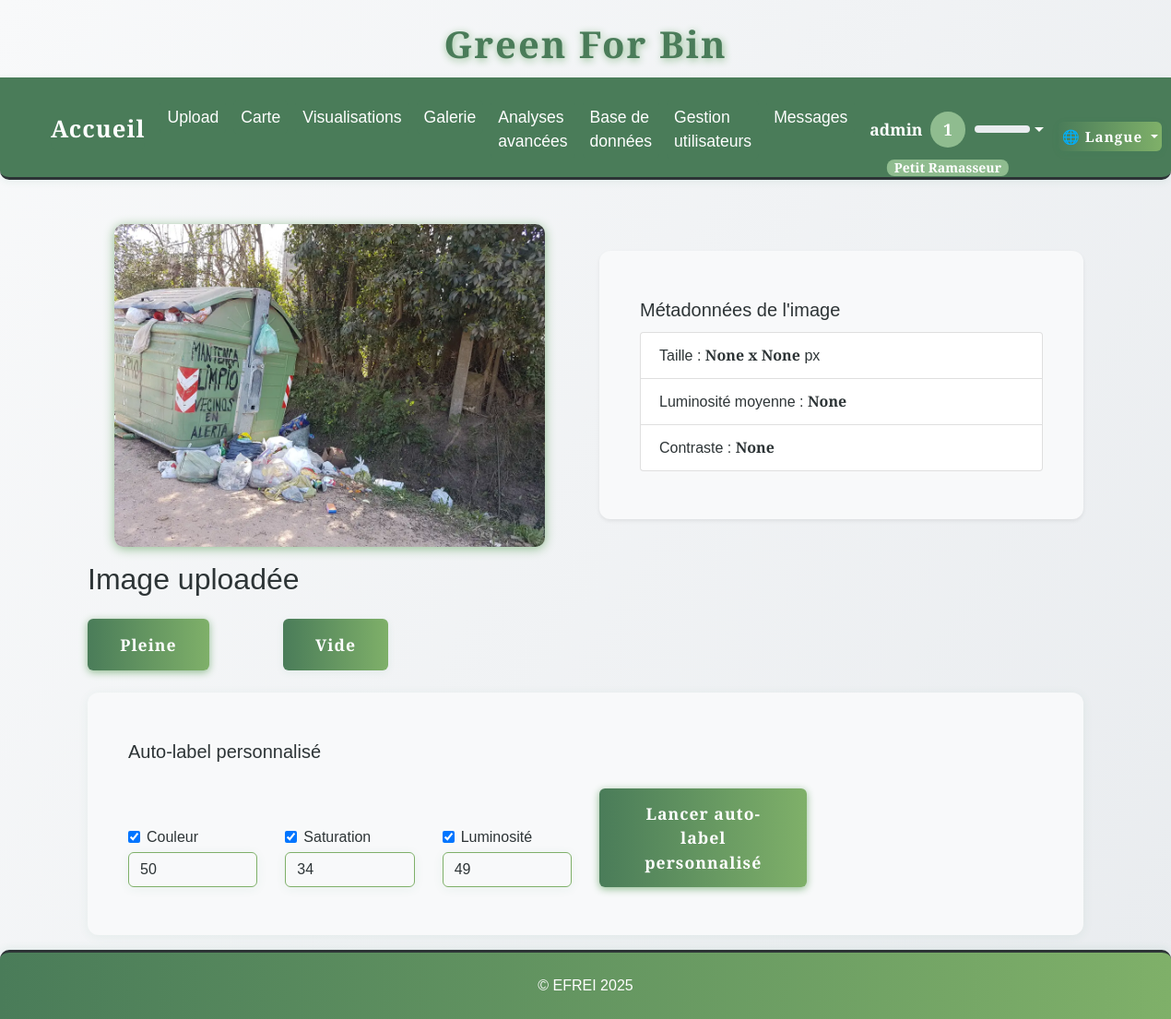
The page /annotate/2632.full.jpeg (signed in) on the database as committed earlier.
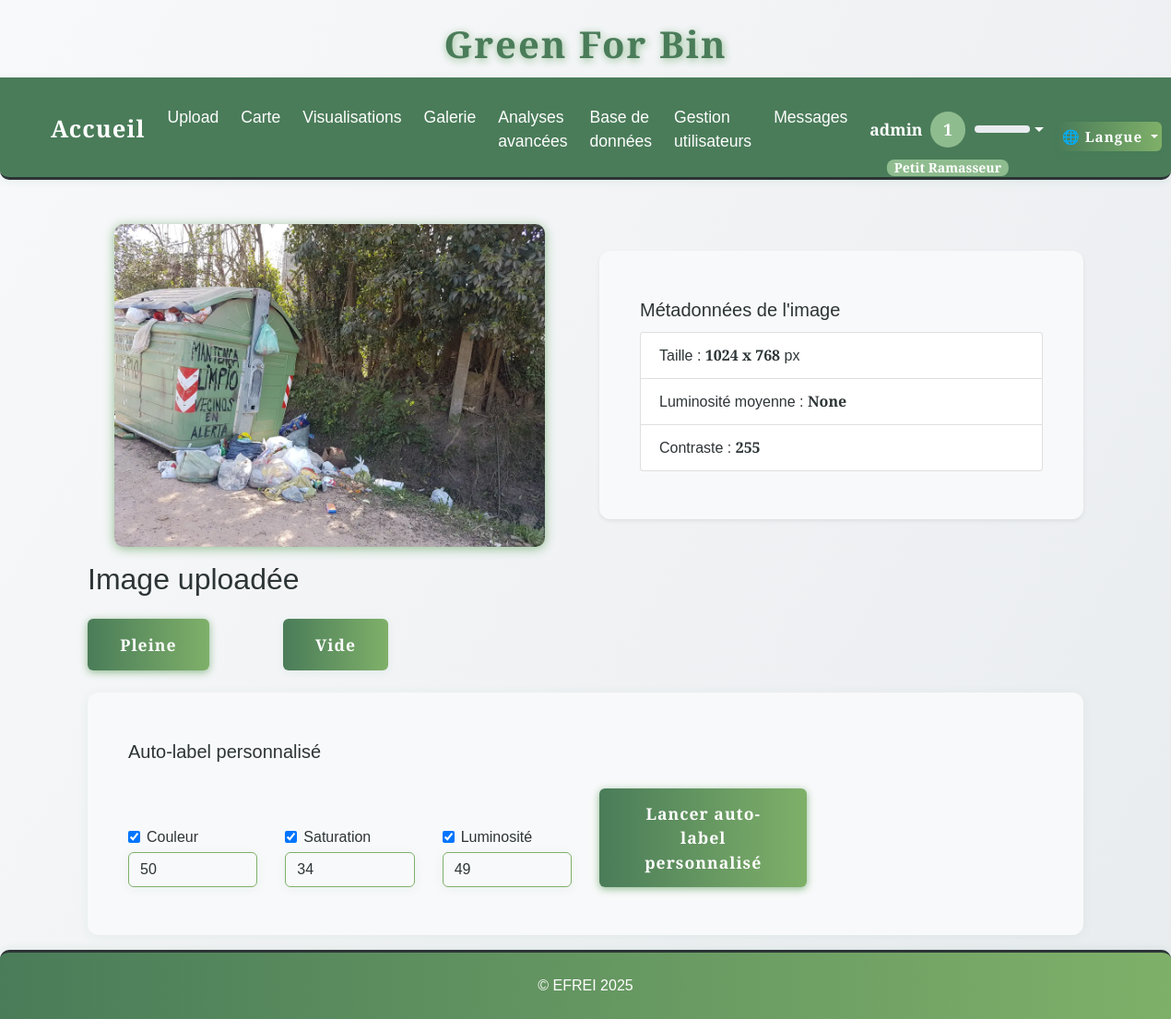
The same page on the database as committed later.
### tables this page shows
CREATE TABLE images (
                id INTEGER PRIMARY KEY AUTOINCREMENT,
                filename TEXT,
                upload_date TEXT,
                annotation TEXT,
                width INTEGER,
                height INTEGER,
                file_size INTEGER,
                avg_color TEXT,
                hist_rgb TEXT,
                hist_lum TEXT,
                contrast INTEGER,
                contour_count INTEGER,
                localisation TEXT
            , std_h REAL, std_s REAL, std_v REAL);

### app.py (the view, shortened to what this page needs)
@app.route('/annotate/<filename>', methods=['GET', 'POST'])
@login_required
def annotate(filename):
    auto_label = request.args.get('auto_label')
    custom_auto_label_result = None
    with sqlite3.connect(DB_PATH) as conn:
        c = conn.cursor()
        c.execute('''
            SELECT width, height, contrast
            FROM images
            WHERE filename = ?
        ''', (filename,))
        row = c.fetchone()
        if row:
            width, height, contrast = row
        else:
            width, height, contrast = None, None, None
    image_path = os.path.join(app.config['UPLOAD_FOLDER'], filename)
    luminosity = None
    try:
        img = Image.open(image_path).convert('L')
        np_img = np.array(img)
        luminosity = round(float(np.mean(np_img)), 2)
    except Exception as e:
        print(f"[ANNOTATE] Erreur calcul luminosité : {e}")
    metadata = {
        'width': width,
        'height': height,
        'contrast': contrast,
        'luminosity': luminosity
    }
    return render_template('annotate.html', filename=filename, auto_label=auto_label, metadata=metadata, custom_auto_label_result=custom_auto_label_result)

### app.py (called while the page is built)
def get_locale():
    return session.get('lang', request.accept_languages.best_match(['en', 'fr']))

@app.context_processor
def inject_locale():
    return dict(get_locale=get_locale)

@app.context_processor
def inject_user_level():
    def user_level():
        if 'user_id' in session:
            try:
                with sqlite3.connect(DB_PATH) as conn:
                    c = conn.cursor()
                    c.execute("SELECT xp FROM users WHERE id = ?", (session['user_id'],))
                    row = c.fetchone()
                    xp = row[0] if row and row[0] is not None else 0
                return get_user_level(xp)
            except Exception as e:
                print(f"[USER LEVEL] {e}")
        return get_user_level(0)
    return dict(user_level=user_level)

def login_required(f):
    @wraps(f)
    def decorated_function(*args, **kwargs):
        if 'user_id' not in session:
            flash('Vous devez être connecté pour accéder à cette page.', 'error')
            return redirect(url_for('login'))
        return f(*args, **kwargs)
    return decorated_function

### templates/annotate.html (shortened to what this page needs)
<!DOCTYPE html>
{% extends "base.html" %}
{% block content %}
<div class="container mt-4">
    <div class="row align-items-center">
        <div class="col-md-6 text-center">
            <img src="{{ url_for('static', filename='uploads/' ~ filename.rsplit('.', 1)[0] ~ '.webp') }}" alt="{{ _('Image à annoter') }}" class="img-fluid mb-3" style="max-height:350px;" loading="lazy">
        </div>
        <div class="col-md-6">
            <div class="card bg-creme shadow-sm mb-3">
                <div class="card-body">
                    <h5 class="card-title">{{ _("Métadonnées de l'image") }}</h5>
                    <ul class="list-group">
                        <li class="list-group-item">{{ _('Taille') }} : <b>{{ metadata.width }} x {{ metadata.height }}</b> px</li>
                        <li class="list-group-item">{{ _('Luminosité moyenne') }} : <b>{{ metadata.luminosity }}</b></li>
                        <li class="list-group-item">{{ _('Contraste') }} : <b>{{ metadata.contrast }}</b></li>
                    </ul>
                </div>
            </div>
        </div>
    </div>
    <h2>{{ _('Image uploadée') }}</h2>
    <form method="POST" class="d-flex gap-3 mb-4">
        <button type="submit" name="annotation" value="pleine" class="btn btn-success btn-lg" style="margin-right:2.5rem;">{{ _('Pleine') }}</button>
        <button type="submit" name="annotation" value="vide" class="btn btn-outline-success btn-lg" style="margin-left:2.5rem;">{{ _('Vide') }}</button>
    </form>
    <div class="card mb-3">
        <div class="card-body">
            <h5 class="card-title">{{ _('Auto-label personnalisé') }}</h5>
            <form method="POST" class="row g-3 align-items-end">
                <div class="col-md-2">
                    <div class="form-check">
                        <input class="form-check-input" type="checkbox" name="use_std_h" id="use_std_h" checked>
                        <label class="form-check-label" for="use_std_h">Couleur</label>
                    </div>
                    <input type="number" step="any" class="form-control mt-1" name="seuil_h" id="seuil_h" placeholder="Seuil H (ex: 50)" value="50">
                </div>
                <div class="col-md-2">
                    <div class="form-check">
                        <input class="form-check-input" type="checkbox" name="use_std_s" id="use_std_s" checked>
                        <label class="form-check-label" for="use_std_s">Saturation</label>
                    </div>
                    <input type="number" step="any" class="form-control mt-1" name="seuil_s" id="seuil_s" placeholder="Seuil S (ex: 34)" value="34">
                </div>
                <div class="col-md-2">
                    <div class="form-check">
                        <input class="form-check-input" type="checkbox" name="use_std_v" id="use_std_v" checked>
                        <label class="form-check-label" for="use_std_v">Luminosité</label>
                    </div>
                    <input type="number" step="any" class="form-control mt-1" name="seuil_v" id="seuil_v" placeholder="Seuil V (ex: 49)" value="49">
                </div>
                <div class="col-md-3">
                    <button type="submit" name="custom_auto_label" value="1" class="btn btn-primary">{{ _('Lancer auto-label personnalisé') }}</button>
                </div>
            </form>
        </div>
    </div>
</div>
{% endblock %}

### templates/base.html (shortened to what this page needs)
<!DOCTYPE html>
<html lang="{{ get_locale() }}">
<head>
    <link href="https://cdn.jsdelivr.net/npm/bootstrap@4.6.2/dist/css/bootstrap.min.css" rel="stylesheet">
    <link href="{{ url_for('static', filename='css/style.css') }}" rel="stylesheet">
    <link href="{{ url_for('static', filename='css/greenforbin.css') }}" rel="stylesheet">
</head>
<body>
    <header>
        <h1>{{ _('Green For Bin') }}</h1>
        <nav class="navbar navbar-expand-lg navbar-dark bg-dark">
            <div class="container-fluid">
                <a class="navbar-brand" href="{{ url_for('about') }}">{{ _('Accueil') }}</a>
                <div class="collapse navbar-collapse" id="navbarNav">
                    <ul class="navbar-nav">
                        <li class="nav-item">
                            <a class="nav-link" href="{{ url_for('upload') }}">{{ _('Upload') }}</a>
                        </li>
                        <li class="nav-item">
                            <a class="nav-link" href="{{ url_for('map_view') }}">{{ _('Carte') }}</a>
                        </li>
                        <li class="nav-item">
                            <a class="nav-link" href="{{ url_for('stats') }}">{{ _('Visualisations') }}</a>
                        </li>
                        <li class="nav-item">
                            <a class="nav-link" href="{{ url_for('gallery') }}">{{ _('Galerie') }}</a>
                        </li>
                        <li class="nav-item">
                            <a class="nav-link" href="{{ url_for('analyses_avancees') }}">{{ _('Analyses avancées') }}</a>
                        </li>
                        {% if session.get('role') == 'admin' %}
                            <li class="nav-item">
                                <a class="nav-link" href="{{ url_for('afficher_bdd') }}">{{ _('Base de données') }}</a>
                            </li>
                            <li class="nav-item">
                                <a class="nav-link" href="{{ url_for('admin_users') }}">{{ _('Gestion utilisateurs') }}</a>
                            </li>
                            <li class="nav-item">
                                <a class="nav-link" href="{{ url_for('admin_messages') }}">{{ _('Messages') }}</a>
                            </li>
                        {% endif %}
                    </ul>
                    <ul class="navbar-nav ml-auto" style="margin-left:auto;">
                    <div class="d-flex align-items-center ml-auto" style="margin-left:auto;">
                        {% if session.get('user_id') %}
                            <li class="nav-item dropdown">
                                <a class="nav-link dropdown-toggle d-flex align-items-center" href="#" id="userDropdown" role="button" data-toggle="dropdown" aria-haspopup="true" aria-expanded="false" style="font-weight:bold; color: var(--cream) !important;">
                                    {{ session.get('username') }}
                                    {% set lvl = user_level() %}
                                    <span class="badge badge-pill ml-2" style="background: #8fbc8f; color: #fff; font-size: 1em; min-width:2.2em; height:2.2em; display:flex; align-items:center; justify-content:center; border-radius:50%; position:relative;">
                                        {{ lvl.level }}
                                        <span style="position:absolute; bottom:-2.2em; left:50%; transform:translateX(-50%); font-size:0.8em; color:#fff; white-space:nowrap; background:#8fbc8f; border-radius:8px; padding:2px 8px;">{{ _(lvl.title) }}</span>
                                    </span>
                                    <div style="width:60px; height:8px; background:#e9ecef; border-radius:4px; margin-left:10px; overflow:hidden; position:relative;">
                                    </div>
                                </a>
                            </li>
                        {% endif %}
                    </ul>
                        <form class="form-inline" method="get" action="#" id="langDropdownForm" style="margin:0; padding:0;">
                            <div class="dropdown lang-switch" style="font-size:0.95rem;">
                                <button class="btn btn-outline-light dropdown-toggle p-1" type="button" id="langDropdown" data-toggle="dropdown" aria-haspopup="true" aria-expanded="false" style="font-size:0.95rem; min-width:90px; height:32px; line-height:1.1; padding:2px 10px;">
                                    {% if get_locale() == 'fr' %}🇫🇷 Français{% elif get_locale() == 'en' %}🇬🇧 English{% else %}🌐 Langue{% endif %}
                                </button>
                            </div>
                        </form>
                    </div>
                </div>
        </nav>
    </header>
    <div class="container mt-4">
        {% block content %}{% endblock %}
    </div>
    <footer class="footer-efrei mt-auto py-3">
        <div class="container text-center">
            <span>&copy; EFREI 2025</span>
        </div>
    </footer>
</body>
</html>

### static/css/style.css (style rules this page uses)
:root { --primary-green: #4a7c59; --light-green: #7fb069; --sage-green: #8fbc8f; --cream: #fefefe; --warm-white: #f8f9fa; --soft-gray: #e9ecef; --charcoal: #2d3436; --text-primary: #2d3436; --text-secondary: #636e72; --radius: 2.5rem; --shadow: 0 4px 24px rgba(44, 124, 89, 0.10); --transition: all 0.3s cubic-bezier(.4,0,.2,1); --green-dark: var(--primary-green); --green: var(--light-green); --green-light: var(--sage-green); --beige: var(--cream); --white: var(--cream); --black: var(--charcoal); }
html, body { height: 100%; margin: 0; padding: 0; }
body { display: flex; flex-direction: column; min-height: 100vh; }
.container.mt-4 { flex: 1 0 auto; }
.navbar { background: linear-gradient(90deg, var(--primary-green) 0%, var(--light-green) 100%); border-radius: 0 0 var(--radius) var(--radius); box-shadow: var(--shadow); padding: 1.5rem 2.5rem 1.2rem 2.5rem; display: flex; justify-content: center; align-items: center; gap: 2rem; position: sticky; top: 0; z-index: 1000; }
.nav-link { color: var(--cream); font-family: 'Inter', 'Franklin Gothic Medium', 'Arial Narrow', Arial, sans-serif, sans-serif; font-size: 1.1rem; font-weight: 500; padding: 0.5rem 1.2rem; border-radius: 2rem; transition: var(--transition); position: relative; }
.btn { background: var(--primary-green); color: var(--cream); border: none; border-radius: 2rem; font-family: 'Inter', Arial, sans-serif; font-weight: 600; padding: 0.9rem 2.2rem; font-size: 1.1rem; box-shadow: 0 2px 8px rgba(44, 124, 89, 0.08); transition: var(--transition); cursor: pointer; margin-top: 1rem; letter-spacing: 1px; }
.card { background: var(--white); border-radius: var(--radius); box-shadow: var(--shadow); padding: 2rem 1.5rem; margin-bottom: 2rem; transition: var(--transition); position: relative; overflow: hidden; }
input, textarea, select { background: var(--beige); color: var(--green-dark); border: 2px solid var(--green-light); border-radius: 1.5rem; font-family: 'Inter', Arial, sans-serif; padding: 10px 18px; font-size: 1.08rem; transition: var(--transition); }
.footer-efrei { width: 100%; background: linear-gradient(90deg, var(--primary-green) 0%, var(--light-green) 100%); color: var(--cream); border-top: 3px solid var(--charcoal); box-shadow: 0 -2px 8px rgba(44, 124, 89, 0.08); font-family: 'Quercus Serif', 'Montserrat', 'Quicksand', Arial, sans-serif !important; font-weight: 500; flex-shrink: 0; }
.footer-efrei .container { padding-top: 8px; padding-bottom: 8px; }

### static/css/greenforbin.css (style rules this page uses)
:root { --primary-green: #4a7c59; --light-green: #7fb069; --sage-green: #8fbc8f; --cream: #fefefe; --warm-white: #f8f9fa; --soft-gray: #e9ecef; --charcoal: #2d3436; --text-primary: #2d3436; --text-secondary: #636e72; }
body { background: linear-gradient(135deg, var(--cream) 0%, var(--light-green) 100%); color: var(--text-primary); font-family: 'Segoe UI', 'Roboto', Arial, sans-serif; min-height: 100vh; }
header h1 { color: var(--primary-green); font-weight: bold; letter-spacing: 2px; text-shadow: 1px 2px 8px var(--sage-green); }
.navbar, .navbar-brand, .nav-link { background: var(--primary-green) !important; color: var(--cream) !important; font-weight: 500; border-radius: 0 0 10px 10px; }
.card { border-radius: 16px; box-shadow: 0 4px 24px 0 rgba(79, 124, 89, 0.10); border: none; background: var(--warm-white); }
.btn-primary, .btn-success, .btn-warning { background: var(--light-green); border: none; color: var(--cream); font-weight: 600; border-radius: 8px; box-shadow: 0 2px 8px var(--sage-green); transition: background 0.2s, box-shadow 0.2s; }
img { border-radius: 10px; box-shadow: 0 2px 12px var(--sage-green); transition: transform 0.2s; }
footer { background: var(--primary-green); color: var(--cream); text-align: center; padding: 12px 0; border-radius: 10px 10px 0 0; margin-top: 40px; }

Rows that differ between the two databases and show on the page:
added images: width "1024", height "768", contrast "255"
Other text that changed with them:
{{ metadata.width }}: "None" → (not shown)
{{ metadata.height }}: "None" → (not shown)
{{ metadata.contrast }}: "None" → (not shown)
